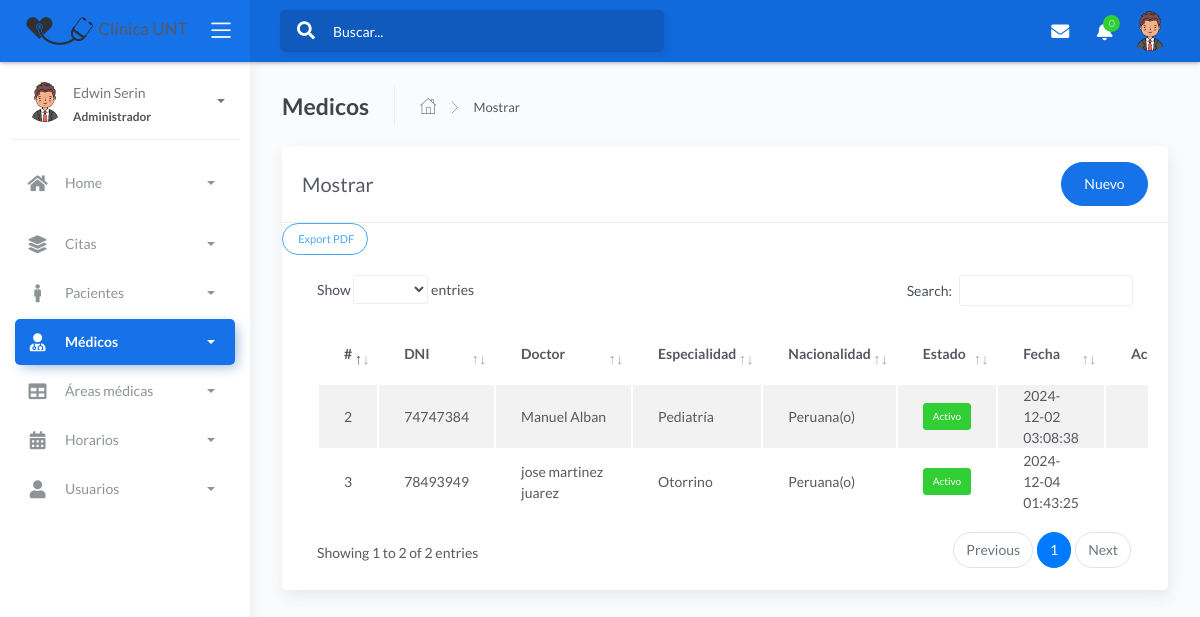
Screenshot of /folder/doctor.php (signed in) with the database file from the repository.
### tables this page shows
CREATE TABLE `doctor` (
  `coddoc` int(11) NOT NULL,
  `dnidoc` char(8) NOT NULL,
  `nomdoc` varchar(50) NOT NULL,
  `apedoc` varchar(50) NOT NULL,
  `codespe` int(11) NOT NULL,
  `sexo` char(15) NOT NULL,
  `telefo` char(9) NOT NULL,
  `fechanaci` date NOT NULL,
  `correo` varchar(50) NOT NULL,
  `naciona` varchar(35) NOT NULL,
  `estado` char(15) NOT NULL,
  `fecha_create` timestamp NOT NULL DEFAULT current_timestamp() ON UPDATE current_timestamp()
);

CREATE TABLE `specialty` (
  `codespe` int(11) NOT NULL,
  `nombrees` varchar(50) NOT NULL,
  `fecha_create` timestamp NOT NULL DEFAULT current_timestamp() ON UPDATE current_timestamp()
);

### controller/doctorcontroller.php (called while the page is built, shortened)
<?php
require_once '../model/modeldoctor.php';
class doctorcontroller{
    function mostrar(){
        $doctor=new Modelo();
        $dato=$doctor->mostrar("doctor", "1");
        require_once '../view/doctor/mostrar.php';
    }
    }

### model/modeldoctor.php (called while the page is built, shortened)
<?php
class Modelo{
  private $doctor;
  private $db;
  public function __construct(){
      $this->doctor=array();
      $this->db=new PDO('mysql:host=localhost;dbname=proyecto_final',"root","");
  }
  public function mostrar($tabla,$condicion){
      $consulta="SELECT doctor.coddoc, doctor.dnidoc, doctor.nomdoc,doctor.apedoc,specialty.nombrees, doctor.sexo, doctor.telefo, doctor.fechanaci, doctor.correo, doctor.naciona,doctor.estado, doctor.fecha_create FROM doctor INNER JOIN specialty ON doctor.codespe = specialty.codespe";
      $resultado=$this->db->query($consulta);
      while ($tabla=$resultado->fetchAll(PDO::FETCH_ASSOC)) {
          $this->doctor[]=$tabla;
      }
      return $this->doctor;
    }
}
 ?>

### view/doctor/mostrar.php (shortened to what this page needs)
<!DOCTYPE html>
<html lang="en">
<head>
	<link rel="stylesheet" href="../assets/css/bootstrap.min.css">
	<link rel="stylesheet" href="../assets/css/atlantis.min.css">
	<link rel="stylesheet" href="../assets/css/demo.css">
</head>
<body>
	<div class="wrapper">
		<div class="main-header">
			<div class="logo-header" data-background-color="blue">
				<a href="../view/admin/admin.php" class="logo">
					<img src="../assets/img/ok.png" alt="navbar brand" class="navbar-brand"> Clínica UNT</span>
				</a>
				<div class="nav-toggle">
					<button class="btn btn-toggle toggle-sidebar">
						<i class="icon-menu"></i>
					</button>
				</div>
			</div>
			<nav class="navbar navbar-header navbar-expand-lg" data-background-color="blue2">
				<div class="container-fluid">
					<div class="collapse" id="search-nav">
						<form class="navbar-left navbar-form nav-search mr-md-3">
							<div class="input-group">
								<div class="input-group-prepend">
									<button type="submit" class="btn btn-search pr-1">
										<i class="fa fa-search search-icon"></i>
									</button>
								</div>
								<input type="text" placeholder="Buscar..." class="form-control">
							</div>
						</form>
					</div>
					<ul class="navbar-nav topbar-nav ml-md-auto align-items-center">
						<li class="nav-item dropdown hidden-caret">
							<a class="nav-link dropdown-toggle" href="#" id="messageDropdown" role="button" data-toggle="dropdown" aria-haspopup="true" aria-expanded="false">
								<i class="fa fa-envelope"></i>
							</a>
						</li>
						<li class="nav-item dropdown hidden-caret">
							<a class="nav-link dropdown-toggle" href="#" id="notifDropdown" role="button" data-toggle="dropdown" aria-haspopup="true" aria-expanded="false">
								<i class="fa fa-bell"></i>
								<span class="notification">0</span>
							</a>
						</li>
						<li class="nav-item dropdown hidden-caret">
							<a class="dropdown-toggle profile-pic" data-toggle="dropdown" href="#" aria-expanded="false">
								<div class="avatar-sm">
									<img src="../assets/img/hombre.png" alt="..." class="avatar-img rounded-circle">
								</div>
							</a>
						</li>
					</ul>
				</div>
			</nav>
		</div>
		<div class="sidebar sidebar-style-2">
			<div class="sidebar-wrapper scrollbar scrollbar-inner">
				<div class="sidebar-content">
					<div class="user">
						<div class="avatar-sm float-left mr-2">
							<img src="../assets/img/hombre.png" alt="..." class="avatar-img rounded-circle">
						</div>
						<div class="info">
							<a data-toggle="collapse" href="#collapseExample" aria-expanded="true">
								<span>
									<?php echo ucfirst($_SESSION['nombre']); ?>
									<span class="user-level">Administrador</span>
									<span class="caret"></span>
								</span>
							</a>
						</div>
					</div>
					<ul class="nav nav-primary">
						<li class="nav-item">
							<a data-toggle="collapse" href="#dashboard" class="collapsed" aria-expanded="false">
								<i class="fas fa-home"></i>
								<p>Home</p>
								<span class="caret"></span>
							</a>
						</li>
						<li class="nav-item">
							<a data-toggle="collapse" href="#base">
								<i class="fas fa-layer-group"></i>
								<p>Citas</p>
								<span class="caret"></span>
							</a>
						</li>
						<li class="nav-item">
							<a data-toggle="collapse" href="#sidebarLayouts">
								<i class="fas fa-male"></i>
								<p>Pacientes</p>
								<span class="caret"></span>
							</a>
						</li>
						<li class="nav-item active">
							<a data-toggle="collapse" href="#forms">
								<i class="fas fa-user-md"></i>
								<p>Médicos</p>
								<span class="caret"></span>
							</a>
						</li>
						<li class="nav-item">
							<a data-toggle="collapse" href="#tables">
								<i class="fas fa-table"></i>
								<p>Áreas médicas</p>
								<span class="caret"></span>
							</a>
						</li>
						<li class="nav-item">
							<a data-toggle="collapse" href="#calendar">
								<i class="fas fa-calendar-alt"></i>
								<p>Horarios</p>
								<span class="caret"></span>
							</a>
						</li>
						<li class="nav-item">
							<a data-toggle="collapse" href="#user">
								<i class="fas fa-user"></i>
								<p>Usuarios</p>
								<span class="caret"></span>
							</a>
						</li>
					</ul>
				</div>
			</div>
		</div>
		<div class="main-panel">
			<div class="content">
				<div class="page-inner">
					<div class="page-header">
						<h4 class="page-title">Medicos</h4>
						<ul class="breadcrumbs">
							<li class="nav-home">
								<a href="../view/admin/admin.php">
									<i class="flaticon-home"></i>
								</a>
							</li>
							<li class="separator">
								<i class="flaticon-right-arrow"></i>
							</li>
							<li class="nav-item">
								<a href="#">Mostrar</a>
							</li>
						</ul>
					</div>
					<div class="row">
						<div class="col-md-12">
							<div class="card">
								<div class="card-header">
									<div class="d-flex align-items-center">
										<h4 class="card-title">Mostrar</h4>
										<a href="#addRowModal" class="btn btn-primary btn-round ml-auto" data-toggle="modal">Nuevo</a>
										<?php include('AgregarModal.php'); ?>
									</div>
									<div class="card-tools">
											<a href="../view/doctor/reporte.php" class="btn btn-info btn-border btn-round btn-sm mr-2">
												Export PDF
											</a>
										</div>
										<div class="card-body">
										<div class="table-responsive">
										<table id="add-row" class="display table table-striped table-hover" >
											<thead>
												<tr>
													<th>#</th>
													<th>DNI</th>
													<th>Doctor</th>
													<th>Especialidad</th>
													<th>Nacionalidad</th>
													<th>Estado</th>
													<th>Fecha</th>
													<th style="width: 10%">Acciones</th>
												</tr>
											</thead>
										  <tbody>
                          <?php
                          foreach ($dato as $key => $value){
                              foreach ($value as $va) { ?>
                           <tr>
                              <td><?php echo $va['coddoc'];?></td>
                              <td><?php echo $va['dnidoc'];?></td>
                              <td><?php echo $va['nomdoc'];?>&nbsp;<?php echo $va['apedoc'];?></td>
                              <td><?php echo $va ['nombrees'];?></td>
							  <td><?php echo $va ['naciona'];?></td>
					<td>
						 <?php    if($va['estado']==1)  { ?>
						  <form  method="get" action="javascript:activo('<?php echo $va['coddoc']; ?>')">
							<button type="submit" class="btn btn-success btn-xs">Activo</button>
						  </form>
						<?php  }   else {?>
						  <form  method="get" action="javascript:inactivo('<?php echo $va['coddoc']; ?>')">
							<button type="submit" class="btn btn-danger btn-xs">Inactivo</button>
						  </form>
						<?php  } ?>
					</td>
							  <td><?php echo $va ['fecha_create'];?></td>
                              <td>
						<div class="form-button-action">
				<a href="#editRowModal_<?php echo $va["coddoc"]; ?>" title="Editar" data-backdrop="false" class="btn btn-link btn-primary btn-lg" data-toggle="modal"><i class="fa fa-edit"></i></a>
								</div>
													</td>
												  </tr>
												  <?php
												  }
												  }
												  ?>
											</tbody>
											<?php include('AgregarModal.php'); ?>
						</div>
								</div>
								</div>
							</div>
						</div>
					</div>
				</div>
			</div>
</body>
</html>

### rows the page displays
doctor: coddoc "2", dnidoc "74747384", nomdoc "Manuel", apedoc "Alban", codespe.nombrees "Pediatría", naciona "Peruana(o)", fecha_create "2024-12-02 03:08:38"
doctor: coddoc "3", dnidoc "78493949", nomdoc "jose", apedoc "martinez juarez", codespe.nombrees "Otorrino", naciona "Peruana(o)", fecha_create "2024-12-04 01:43:25"

### other values shown
$_SESSION['nombre'] "Edwin Serin"
